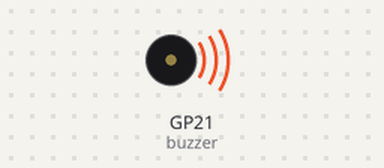
The program below on a simulated Raspberry Pi Pico running MicroPython. Shown: buzzer (waves = sounding). At 29.8 s the program stops and its outputs stay as they are.

Above: at 0.1 s.
At 29.8 s:
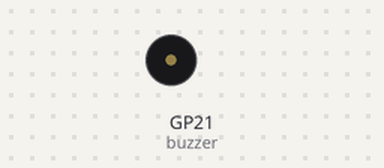
Timing chart, 0 to 31.3 s (numbered marks = the images above):
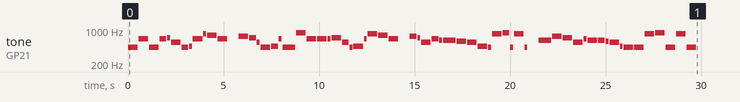

Measured:
- by itself, tone on GP21 (buzzer): plays 440 Hz for 0.50 s, 659 Hz for 0.50 s, 440 Hz for 0.50 s, 659 Hz for 0.35 s, 698 Hz for 0.15 s, 554 Hz for 0.50 s … (63 notes in this stretch)

The program:

r2d2_beep.py
```python
import time
from machine import Pin, PWM

def imperial_march():
    buzzer = PWM(Pin(21))

    # Definição das notas
    a, f, cH, eH, gS, gHS, b, cHS, fHS, fH, gH = 440, 349, 523, 659, 415, 830, 466, 554, 740, 698, 784
    eHS, aH, aHS, dHS, dH, b = 622, 880, 1244, 1244, 587, 466
    gHS, gH, dHS = 830, 784, 622
    r = 0  # r significa pausa

    # Sequência de notas
    melody = [
        a, eH, a,
        eH, fH, cHS, a, b, eH, gHS, gH, eH,
        r, fHS, fH, cHS, a, b, eH, a, aH,
        eH, eH, eH, fH, cHS, a, b, eH, gHS, gH, eH,
        r, fHS, fH, cHS, eH, dHS, dHS, dH,
        cHS, b, a, gHS, aH, a, gHS, a,
        r, dHS, fHS, fH, cHS, eH, dHS, dHS, dH,
        cHS, b, a, a, gHS, aH, a, gHS, a
    ]

    # Ritmo para cada nota
    tempo = [
        500, 500, 500,
        350, 150, 500, 350, 150, 500, 150, 500,
        500, 500, 500, 350, 150, 500, 350, 150, 650,
        500, 500, 500, 150, 500, 350, 150, 500, 150, 500,
        500, 500, 500, 350, 150, 500, 350, 150, 650,
        500, 500, 500, 150, 500, 350, 150, 500, 150, 500,
        650, 500, 500, 500, 150, 500, 350, 150, 500,
        150, 500, 500, 500, 500, 500, 500, 500, 500
    ]

    # Reprodução das notas
    for i in range(len(melody)):
        if melody[i] != r:
            buzzer.freq(melody[i])
            buzzer.duty_u16(30000)
        time.sleep(tempo[i] / 1000)
        buzzer.duty_u16(0)
        time.sleep(50 / 1000)  # pausa breve entre as notas


imperial_march()
```
